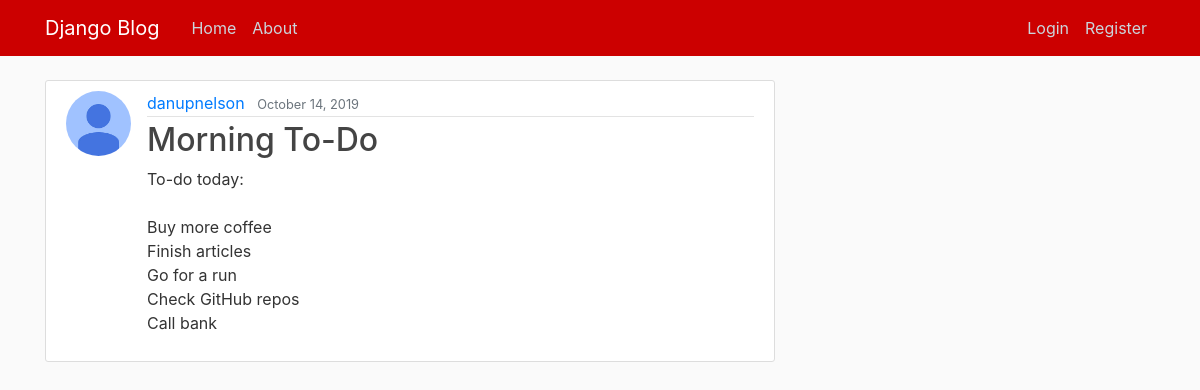
The page /post/13/ on the database its author committed.
### blog/models.py (models this page shows, shortened)
class Post(models.Model):
    title = models.CharField(max_length=120)
    content = models.TextField()
    date_posted = models.DateTimeField(default=timezone.now)
    author = models.ForeignKey(User, on_delete=models.CASCADE)

### users/models.py (models this page shows, shortened)
class Profile(models.Model):
    user = models.OneToOneField(User, on_delete=models.CASCADE)
    image = models.ImageField(default='default.jpg', upload_to='profile_pics')

### blog/views.py (the view)
# urls.py: path('post/<int:pk>/', PostDetailView.as_view(), name='post-detail'),
class PostDetailView(DetailView):
    model = Post

### blog/templates/blog/post_detail.html (shortened to what this page needs)
{% extends "blog/base.html" %}
{% block content %}
    <article class="media content-section">
        <img class="rounded-circle article-img" src="{{ object.author.profile.image.url }}">
        <div class="media-body">
            <div class="article-metadata">
                <a class="mr-2" href="{% url 'user-posts' object.author.username %}">{{ object.author }}</a>
                <small class="text-muted">{{ object.date_posted|date:"F d, Y" }}</small>
            </div>
            <h2 class="article-title">{{ object.title }}</h2>
            <p class="article-content">{{ object.content }}</p>
        </div>
    </article>
{% endblock content %}

### blog/static/blog/main.css (style rules this page uses)
body { background: #fafafa; color: #333333; margin-top: 5rem; }
h1, h2, h3, h4, h5, h6 { color: #444444; }
.content-section { background: #ffffff; padding: 10px 20px; border: 1px solid #dddddd; border-radius: 3px; margin-bottom: 20px; }
.article-title { color: #444444; }
.article-content { white-space: pre-line; }
.article-img { height: 65px; width: 65px; margin-right: 16px; }
.article-metadata { padding-bottom: 1px; margin-bottom: 4px; border-bottom: 1px solid #e3e3e3 }

### rows shown on the page
Post: author.profile.image (placeholder picture), author "danupnelson", date_posted "October 14, 2019", title "Morning To-Do", content "To-do today: Buy more coffee Finish articles Go for a run Check GitHub repos Call bank"
